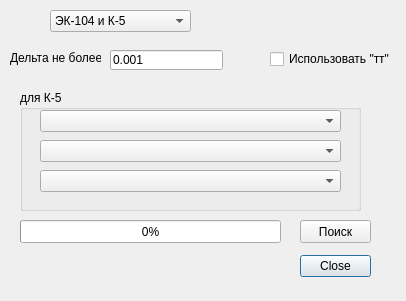
<?xml version="1.0" encoding="UTF-8"?>
<ui version="4.0">
 <class>Dialog</class>
 <widget class="QDialog" name="Dialog">
  <property name="geometry">
   <rect>
    <x>0</x>
    <y>0</y>
    <width>406</width>
    <height>301</height>
   </rect>
  </property>
  <property name="windowTitle">
   <string>Dialog</string>
  </property>
  <widget class="QDialogButtonBox" name="buttonBox">
   <property name="geometry">
    <rect>
     <x>300</x>
     <y>250</y>
     <width>71</width>
     <height>32</height>
    </rect>
   </property>
   <property name="orientation">
    <enum>Qt::Horizontal</enum>
   </property>
   <property name="standardButtons">
    <set>QDialogButtonBox::Close</set>
   </property>
  </widget>
  <widget class="QComboBox" name="searchType">
   <property name="geometry">
    <rect>
     <x>50</x>
     <y>10</y>
     <width>141</width>
     <height>22</height>
    </rect>
   </property>
   <item>
    <property name="text">
     <string>ЭК-104 и К-5</string>
    </property>
   </item>
   <item>
    <property name="text">
     <string>ЭК-104</string>
    </property>
   </item>
   <item>
    <property name="text">
     <string>К-5</string>
    </property>
   </item>
   <item>
    <property name="text">
     <string>Комплекты с любым L0</string>
    </property>
   </item>
  </widget>
  <widget class="QProgressBar" name="progressBar1">
   <property name="geometry">
    <rect>
     <x>20</x>
     <y>220</y>
     <width>261</width>
     <height>23</height>
    </rect>
   </property>
   <property name="value">
    <number>0</number>
   </property>
  </widget>
  <widget class="QPushButton" name="searchButton">
   <property name="geometry">
    <rect>
     <x>300</x>
     <y>220</y>
     <width>71</width>
     <height>23</height>
    </rect>
   </property>
   <property name="text">
    <string>Поиск</string>
   </property>
  </widget>
  <widget class="QGroupBox" name="groupBox">
   <property name="geometry">
    <rect>
     <x>20</x>
     <y>90</y>
     <width>341</width>
     <height>121</height>
    </rect>
   </property>
   <property name="title">
    <string>для К-5</string>
   </property>
   <widget class="QComboBox" name="FlatcomboBox">
    <property name="geometry">
     <rect>
      <x>20</x>
      <y>20</y>
      <width>301</width>
      <height>22</height>
     </rect>
    </property>
   </widget>
   <widget class="QComboBox" name="PiezocomboBox">
    <property name="geometry">
     <rect>
      <x>20</x>
      <y>50</y>
      <width>301</width>
      <height>22</height>
     </rect>
    </property>
   </widget>
   <widget class="QComboBox" name="SpherecomboBox">
    <property name="geometry">
     <rect>
      <x>20</x>
      <y>80</y>
      <width>301</width>
      <height>22</height>
     </rect>
    </property>
   </widget>
  </widget>
  <widget class="QLineEdit" name="lineEdit">
   <property name="geometry">
    <rect>
     <x>110</x>
     <y>50</y>
     <width>113</width>
     <height>20</height>
    </rect>
   </property>
   <property name="text">
    <string>0.001</string>
   </property>
  </widget>
  <widget class="QLabel" name="label">
   <property name="geometry">
    <rect>
     <x>10</x>
     <y>50</y>
     <width>91</width>
     <height>16</height>
    </rect>
   </property>
   <property name="text">
    <string>Дельта не более</string>
   </property>
  </widget>
  <widget class="QLabel" name="timer1">
   <property name="geometry">
    <rect>
     <x>130</x>
     <y>250</y>
     <width>46</width>
     <height>13</height>
    </rect>
   </property>
   <property name="text">
    <string/>
   </property>
  </widget>
  <widget class="QCheckBox" name="checkBox">
   <property name="geometry">
    <rect>
     <x>270</x>
     <y>50</y>
     <width>121</width>
     <height>18</height>
    </rect>
   </property>
   <property name="text">
    <string>Использовать &quot;тт&quot;</string>
   </property>
  </widget>
  <zorder>groupBox</zorder>
  <zorder>buttonBox</zorder>
  <zorder>searchType</zorder>
  <zorder>progressBar1</zorder>
  <zorder>searchButton</zorder>
  <zorder>lineEdit</zorder>
  <zorder>label</zorder>
  <zorder>timer1</zorder>
  <zorder>checkBox</zorder>
 </widget>
 <resources/>
 <connections>
  <connection>
   <sender>buttonBox</sender>
   <signal>accepted()</signal>
   <receiver>Dialog</receiver>
   <slot>accept()</slot>
   <hints>
    <hint type="sourcelabel">
     <x>248</x>
     <y>254</y>
    </hint>
    <hint type="destinationlabel">
     <x>157</x>
     <y>274</y>
    </hint>
   </hints>
  </connection>
  <connection>
   <sender>buttonBox</sender>
   <signal>rejected()</signal>
   <receiver>Dialog</receiver>
   <slot>reject()</slot>
   <hints>
    <hint type="sourcelabel">
     <x>316</x>
     <y>260</y>
    </hint>
    <hint type="destinationlabel">
     <x>286</x>
     <y>274</y>
    </hint>
   </hints>
  </connection>
 </connections>
</ui>
